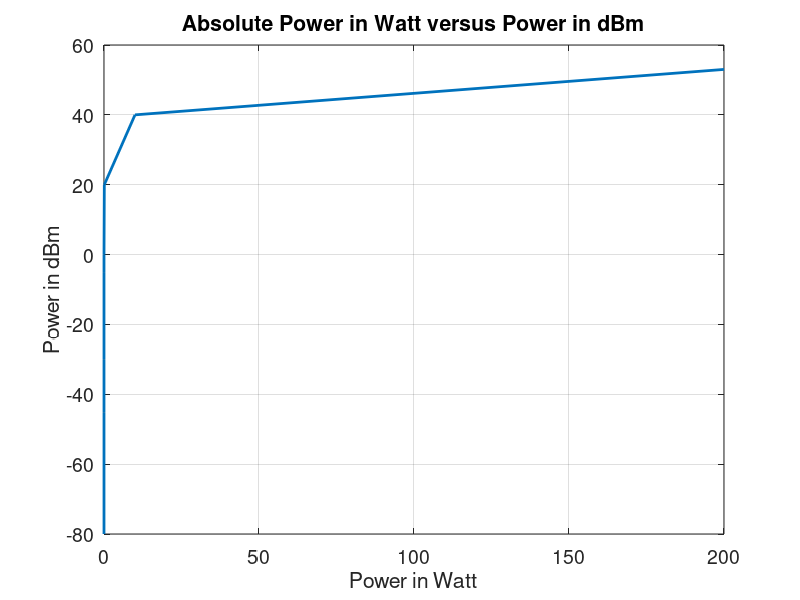
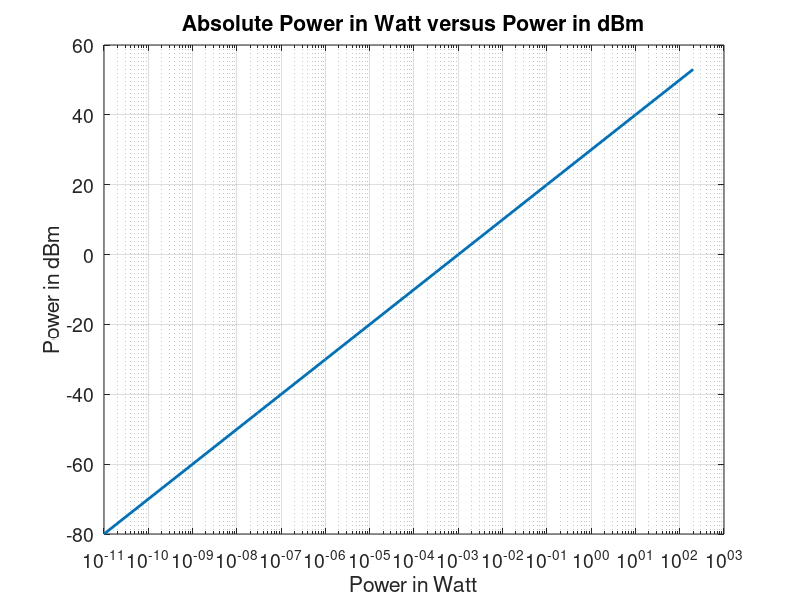

Write the MATLAB code that produced these figures, in order.
clear all
clc
close all

Pt = [20*1e1 1*1e1 100*1e-3 1*1e-3 300*1e-6 1*1e-6 30*1e-9 10*1e-12]; % 100 mW isxys ekpimpis sta 2.4GHz symfona me tous kanonismous tis EET 
PtdB = 10*log10(Pt/(1e-3))  % Isxys se dB tou Access Point

figure
plot(Pt, PtdB, 'LineWidth',2);
grid on
set(gca,'FontSize',14)
xlabel('Power in Watt')
ylabel('Power in dBm')
title('Absolute Power in Watt versus Power in dBm')

figure
semilogx(Pt, PtdB,'LineWidth',2)
grid on
set(gca,'FontSize',14)
xlabel('Power in Watt')
ylabel('Power in dBm')
title('Absolute Power in Watt versus Power in dBm')
